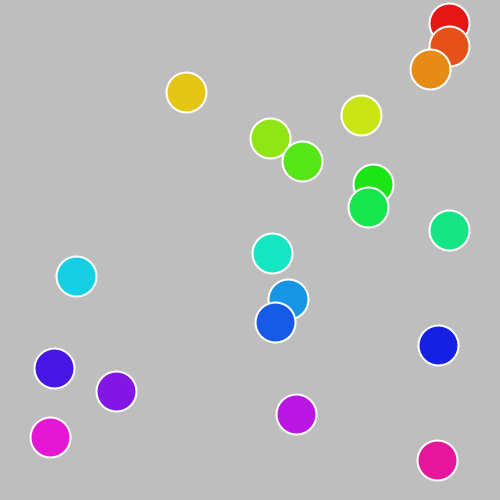
Frame 1 (no input)
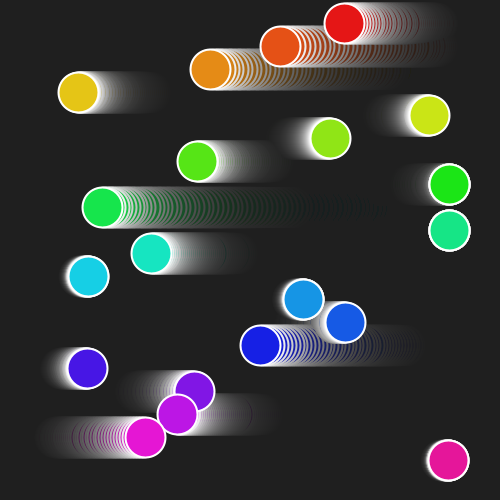
Frame 60 (the mouse pressed at the canvas centre just before this capture)
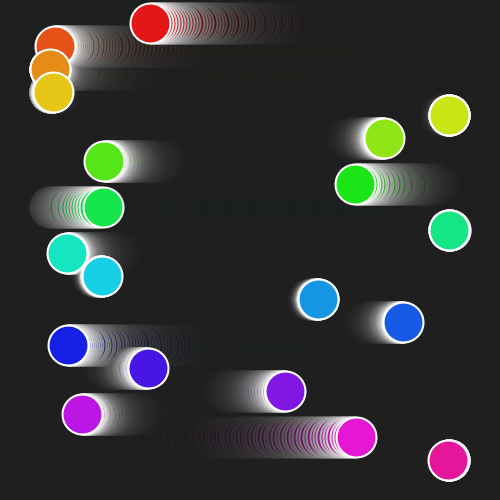
Frame 120 (the mouse held since frame 60 and released just before this capture)

The Processing sketch that drew these frames (run headless with seeded random() and noise(); from frame 60 on, the mouse is pressed at the canvas centre):

// Processing sketch: processing_150769
// ── processing_150769.pde

/* (my version of it)
 * Creative Coding
 * Week 3, 02 - array with sin()
 * by Indae Hwang and Jon McCormack
 * Copyright (c) 2014 Monash University
 *
 * This program demonstrates the use of arrays.
 * It creates three arrays that store the y-position, speed and phase of some oscillating circles.
 * You can change the number of circles by changing the value of num in setup()
 * You can change the background colour by holding the left mouse button and dragging.
 * 
 */

int num;    // the number of items in the array (# of circles)
int diam = 40;
float maxSpeed = 1.5;
float[] y;      // y-position of each circle (fixed)
float[] x;  
float[] speed;  // speed of each circle
float[] phase;  // phase of each circle
boolean[] stopped; //state of each circle: stopped or not?

void setup() {
  size(500, 500);
  colorMode(HSB,255,100,100);
  
  num=20;
  
  // allocate space for each array
  y = new float[num];
  x = new float[num];
  speed = new float[num];
  phase = new float[num]; 
  stopped = new boolean[num];

  // calculate the gap in y based on the number of circles
  float gap = height / (num + 1);

  //setup an initial value for each item in the array
  for (int i=0; i<num; i++) {
    y[i] = gap * (i + 1);      // y is constant for each so can be calculated once
    speed[i] = random(maxSpeed);
    phase[i] = random(TWO_PI);
    stopped[i] = false;
  }
}

void draw() {
  //background(20);
    fill(20,20);
    noStroke();
    rect(0,0,width, height);
     stroke(255);

  for (int i=0; i<num; i++) {
    // calculate the x-position of each ball based on the speed, phase and current frame
    strokeWeight(10);
    float bri = 50;
    if (!stopped[i]) { // only run this if the circle has not been immobilized
      x[i] = width/2 + sin(radians(frameCount*speed[i] ) + phase[i])* 200;
      strokeWeight(2);
      bri = 90;
    }
    fill(255/num*i,90,bri);
    ellipse(x[i], y[i], diam, diam);
  }
}

// change the background colour if the mouse is dragged

void mouseClicked() {
  for (int i=0; i<num; i++) {
    if (dist(mouseX, mouseY, x[i], y[i])<diam/2) {
      stopped[i] = !stopped[i]; //switch the state of 'stopped'
      if (stopped[i]) { 
        speed[i]=0.0; //if stopped then make the speed 0
      } else {
        speed[i] = random(maxSpeed);
        phase[i] = random(TWO_PI);
      }
    }
  }
}
